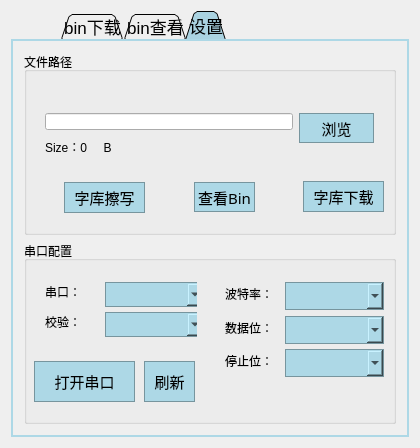
<?xml version="1.0" encoding="UTF-8"?>
<ui version="4.0">
 <class>Widget</class>
 <widget class="QWidget" name="Widget">
  <property name="geometry">
   <rect>
    <x>0</x>
    <y>0</y>
    <width>420</width>
    <height>448</height>
   </rect>
  </property>
  <property name="minimumSize">
   <size>
    <width>420</width>
    <height>448</height>
   </size>
  </property>
  <property name="maximumSize">
   <size>
    <width>420</width>
    <height>448</height>
   </size>
  </property>
  <property name="font">
   <font>
    <pointsize>12</pointsize>
   </font>
  </property>
  <property name="contextMenuPolicy">
   <enum>Qt::DefaultContextMenu</enum>
  </property>
  <property name="windowTitle">
   <string>江苏晶浩——字库烧写</string>
  </property>
  <property name="autoFillBackground">
   <bool>false</bool>
  </property>
  <property name="styleSheet">
   <string notr="true">QTextEdit{		
	
	background-color: rgb(130, 162, 172);
	border:1px solid rgb(173, 216, 230);
	color: back;
}
/****************************************************************/
QScrollBar:vertical{
	border:2px solid rgb(173, 216, 230);
	background:lightblue;
	width: 20px;
	padding-top:20px;
	padding-bottom:20px;
}
QScrollBar::handle:vertical{
	width:8px;
	background:rgb(170, 211, 225);
	min-height:30px;
	margin: 1px 0px 1px 1px;
}
QScrollBar::add-line:vertical   
{
    height:20px;width:18px;
    subcontrol-position:bottom;
	background:rgb(173, 216, 230);
	border: 1px solid rgb(155, 155, 155);
	
	image: url(:/image/arrow_down.png);
}
QScrollBar::sub-line:vertical   
{
    height:20px;width:18px;
    subcontrol-position:top;
	background:rgb(173, 216, 230);
	border: 1px solid rgb(155, 155, 155);
	
	image: url(:/image/arrow_up.png);
}
/**************************QPushButton*************************/
QPushButton{
	background-color:lightblue;
	border:1px solid rgb(119, 149, 158);
	border-radius:0px;
	font:15px bold Khmer UI
}
QPushButton:hover{
	/*border:1px solid blue;*/
	background:rgb(170, 211, 225);
}
QPushButton:pressed{
	background: rgb(125, 155, 165);
}
/**************************组合框***********************/
QComboBox{
	background-color: lightblue;
	border: 1px solid rgb(119, 149, 158);
	border-radius: 0px;
	padding:1px 2px 1px 2px;
	font:15px bold Khmer UI
}
QComboBox:hover {
	background:rgb(170, 211, 225);
}
QComboBox::dowm-arrow{
	
}
QComboBox::drop-down{
	subcontrol-origin:padding;
	subcontrol-position: top right;
	width:13px;
	
	border-left-width:2px;
	border-left-color:rgb(119, 149, 158);
	border-left-style:solid;

	image: url(:/image/arrow_down.png);
}
/******************************QTabWidget************************/
QTabWidget::pane{
	border: 2px solid lightblue;
}
QTabWidget::tab-bar{
	left: 50px;
}
QTabBar::tab{
    background:lightblue;
    border: 1px solid rgb(119, 149, 158);
    border-top-left-radius: 0px;
    border-top-right-radius: 0px;
    min-width: 30ex;
    padding: 2px;	
}
QTabBar::tab:selected, QTabBar::tab:hover {
	background:rgb(170, 211, 225);
}

QTabBar::tab:selected {
    border-color: #9B9B9B;
    border-bottom-color: lightblue; /* same as pane color */
}

QTabBar::tab:!selected {
    margin-top: 2px; /* make non-selected tabs look smaller */
}
QTabBar::tab:selected {
    /* expand/overlap to the left and right by 4px */
    margin-left: -1px;
    margin-right: -1px;
}
QTabBar::tab:first:selected {
    margin-left: 0; /* the first selected tab has nothing to overlap with on the left */
}

QTabBar::tab:last:selected {
    margin-right: 0; /* the last selected tab has nothing to overlap with on the right */
}

QTabBar::tab:only-one {
    margin: 0; /* if there is only one tab, we don't want overlapping margins */
}
/****************************Progress Bar***************************/
QProgressBar{
	border:2px solid rgb(119, 149, 158);
	text-align:center;
}
QProgressBar::chunk{
	background-color:rgb(173, 216, 230);
	width:20px;
	margin:0.5px;
}</string>
  </property>
  <layout class="QGridLayout" name="gridLayout">
   <item row="0" column="0">
    <widget class="QTabWidget" name="tabWidget">
     <property name="font">
      <font>
       <family>Khmer UI</family>
       <pointsize>13</pointsize>
      </font>
     </property>
     <property name="tabShape">
      <enum>QTabWidget::Triangular</enum>
     </property>
     <property name="currentIndex">
      <number>2</number>
     </property>
     <property name="movable">
      <bool>false</bool>
     </property>
     <widget class="QWidget" name="Load">
      <attribute name="title">
       <string>bin下载</string>
      </attribute>
      <layout class="QGridLayout" name="gridLayout_6">
       <item row="2" column="0">
        <spacer name="verticalSpacer">
         <property name="orientation">
          <enum>Qt::Vertical</enum>
         </property>
         <property name="sizeType">
          <enum>QSizePolicy::Fixed</enum>
         </property>
         <property name="sizeHint" stdset="0">
          <size>
           <width>20</width>
           <height>40</height>
          </size>
         </property>
        </spacer>
       </item>
       <item row="0" column="0">
        <widget class="QTextEdit" name="loadTextEdit">
         <property name="maximumSize">
          <size>
           <width>16777215</width>
           <height>311</height>
          </size>
         </property>
         <property name="font">
          <font>
           <family>Khmer UI</family>
           <pointsize>12</pointsize>
          </font>
         </property>
         <property name="styleSheet">
          <string notr="true"/>
         </property>
         <property name="frameShape">
          <enum>QFrame::Box</enum>
         </property>
         <property name="frameShadow">
          <enum>QFrame::Sunken</enum>
         </property>
        </widget>
       </item>
       <item row="1" column="0">
        <widget class="QProgressBar" name="loadProgressBar">
         <property name="maximumSize">
          <size>
           <width>16777215</width>
           <height>15</height>
          </size>
         </property>
         <property name="value">
          <number>0</number>
         </property>
         <property name="textVisible">
          <bool>true</bool>
         </property>
         <property name="orientation">
          <enum>Qt::Horizontal</enum>
         </property>
         <property name="textDirection">
          <enum>QProgressBar::TopToBottom</enum>
         </property>
        </widget>
       </item>
      </layout>
     </widget>
     <widget class="QWidget" name="binView">
      <attribute name="title">
       <string>bin查看</string>
      </attribute>
      <layout class="QGridLayout" name="gridLayout_2">
       <item row="1" column="0">
        <spacer name="verticalSpacer_2">
         <property name="orientation">
          <enum>Qt::Vertical</enum>
         </property>
         <property name="sizeType">
          <enum>QSizePolicy::Fixed</enum>
         </property>
         <property name="sizeHint" stdset="0">
          <size>
           <width>20</width>
           <height>40</height>
          </size>
         </property>
        </spacer>
       </item>
       <item row="0" column="0">
        <widget class="QTextEdit" name="binTextEdit">
         <property name="font">
          <font>
           <family>Times New Roman</family>
           <pointsize>11</pointsize>
           <weight>50</weight>
           <bold>false</bold>
           <kerning>true</kerning>
          </font>
         </property>
        </widget>
       </item>
      </layout>
     </widget>
     <widget class="QWidget" name="Set">
      <attribute name="title">
       <string>设置</string>
      </attribute>
      <layout class="QGridLayout" name="gridLayout_5">
       <item row="0" column="0">
        <layout class="QVBoxLayout" name="verticalLayout">
         <item>
          <layout class="QGridLayout" name="gridLayout_3">
           <item row="0" column="0">
            <widget class="QGroupBox" name="binBox">
             <property name="title">
              <string>文件路径</string>
             </property>
             <widget class="QWidget" name="verticalLayoutWidget_5">
              <property name="geometry">
               <rect>
                <x>10</x>
                <y>50</y>
                <width>351</width>
                <height>61</height>
               </rect>
              </property>
              <layout class="QVBoxLayout" name="verticalLayout_7">
               <item>
                <layout class="QHBoxLayout" name="horizontalLayout_9">
                 <item>
                  <widget class="QLineEdit" name="fileEdit">
                   <property name="font">
                    <font>
                     <pointsize>12</pointsize>
                    </font>
                   </property>
                   <property name="alignment">
                    <set>Qt::AlignRight|Qt::AlignTrailing|Qt::AlignVCenter</set>
                   </property>
                   <property name="readOnly">
                    <bool>false</bool>
                   </property>
                  </widget>
                 </item>
                 <item>
                  <widget class="QPushButton" name="fileButton">
                   <property name="minimumSize">
                    <size>
                     <width>75</width>
                     <height>30</height>
                    </size>
                   </property>
                   <property name="maximumSize">
                    <size>
                     <width>75</width>
                     <height>30</height>
                    </size>
                   </property>
                   <property name="text">
                    <string>浏览</string>
                   </property>
                  </widget>
                 </item>
                </layout>
               </item>
               <item>
                <widget class="QLabel" name="sizeLabel">
                 <property name="minimumSize">
                  <size>
                   <width>121</width>
                   <height>21</height>
                  </size>
                 </property>
                 <property name="maximumSize">
                  <size>
                   <width>121</width>
                   <height>21</height>
                  </size>
                 </property>
                 <property name="text">
                  <string>Size：0     B</string>
                 </property>
                </widget>
               </item>
              </layout>
             </widget>
             <widget class="QPushButton" name="loadButton">
              <property name="geometry">
               <rect>
                <x>279</x>
                <y>129</y>
                <width>81</width>
                <height>31</height>
               </rect>
              </property>
              <property name="font">
               <font>
                <family>12 Khmer UI</family>
                <pointsize>-1</pointsize>
                <weight>50</weight>
                <italic>false</italic>
                <bold>false</bold>
               </font>
              </property>
              <property name="text">
               <string>字库下载</string>
              </property>
             </widget>
             <widget class="QPushButton" name="viewButton">
              <property name="geometry">
               <rect>
                <x>170</x>
                <y>130</y>
                <width>61</width>
                <height>30</height>
               </rect>
              </property>
              <property name="font">
               <font>
                <family>12 Khmer UI</family>
                <pointsize>-1</pointsize>
                <weight>50</weight>
                <italic>false</italic>
                <bold>false</bold>
               </font>
              </property>
              <property name="text">
               <string>查看Bin</string>
              </property>
             </widget>
             <widget class="QPushButton" name="eraseButton">
              <property name="geometry">
               <rect>
                <x>40</x>
                <y>130</y>
                <width>81</width>
                <height>31</height>
               </rect>
              </property>
              <property name="text">
               <string>字库擦写</string>
              </property>
             </widget>
            </widget>
           </item>
          </layout>
         </item>
         <item>
          <layout class="QGridLayout" name="gridLayout_4">
           <item row="0" column="0">
            <widget class="QGroupBox" name="usartBox">
             <property name="title">
              <string>串口配置</string>
             </property>
             <widget class="QWidget" name="verticalLayoutWidget_2">
              <property name="geometry">
               <rect>
                <x>10</x>
                <y>30</y>
                <width>163</width>
                <height>72</height>
               </rect>
              </property>
              <layout class="QVBoxLayout" name="verticalLayout_3">
               <property name="spacing">
                <number>10</number>
               </property>
               <item>
                <layout class="QHBoxLayout" name="horizontalLayout">
                 <property name="spacing">
                  <number>10</number>
                 </property>
                 <item>
                  <widget class="QLabel" name="uNameLabel">
                   <property name="minimumSize">
                    <size>
                     <width>50</width>
                     <height>0</height>
                    </size>
                   </property>
                   <property name="maximumSize">
                    <size>
                     <width>50</width>
                     <height>16777215</height>
                    </size>
                   </property>
                   <property name="text">
                    <string>串口：</string>
                   </property>
                  </widget>
                 </item>
                 <item>
                  <widget class="QComboBox" name="uNameBox">
                   <property name="minimumSize">
                    <size>
                     <width>99</width>
                     <height>25</height>
                    </size>
                   </property>
                   <property name="maximumSize">
                    <size>
                     <width>99</width>
                     <height>16777215</height>
                    </size>
                   </property>
                  </widget>
                 </item>
                </layout>
               </item>
               <item>
                <layout class="QHBoxLayout" name="horizontalLayout_2">
                 <property name="spacing">
                  <number>10</number>
                 </property>
                 <item>
                  <widget class="QLabel" name="parityLabel">
                   <property name="minimumSize">
                    <size>
                     <width>50</width>
                     <height>0</height>
                    </size>
                   </property>
                   <property name="maximumSize">
                    <size>
                     <width>50</width>
                     <height>16777215</height>
                    </size>
                   </property>
                   <property name="text">
                    <string>校验：</string>
                   </property>
                  </widget>
                 </item>
                 <item>
                  <widget class="QComboBox" name="parityBox">
                   <property name="minimumSize">
                    <size>
                     <width>99</width>
                     <height>25</height>
                    </size>
                   </property>
                   <property name="maximumSize">
                    <size>
                     <width>99</width>
                     <height>16777215</height>
                    </size>
                   </property>
                  </widget>
                 </item>
                </layout>
               </item>
              </layout>
             </widget>
             <widget class="QWidget" name="verticalLayoutWidget_4">
              <property name="geometry">
               <rect>
                <x>190</x>
                <y>30</y>
                <width>173</width>
                <height>112</height>
               </rect>
              </property>
              <layout class="QVBoxLayout" name="verticalLayout_6">
               <property name="spacing">
                <number>10</number>
               </property>
               <item>
                <layout class="QHBoxLayout" name="horizontalLayout_3">
                 <property name="spacing">
                  <number>10</number>
                 </property>
                 <item>
                  <widget class="QLabel" name="baundRateLabel">
                   <property name="minimumSize">
                    <size>
                     <width>50</width>
                     <height>0</height>
                    </size>
                   </property>
                   <property name="maximumSize">
                    <size>
                     <width>60</width>
                     <height>16777215</height>
                    </size>
                   </property>
                   <property name="text">
                    <string>波特率：</string>
                   </property>
                  </widget>
                 </item>
                 <item>
                  <widget class="QComboBox" name="baundRateBox">
                   <property name="minimumSize">
                    <size>
                     <width>99</width>
                     <height>28</height>
                    </size>
                   </property>
                   <property name="maximumSize">
                    <size>
                     <width>99</width>
                     <height>16777215</height>
                    </size>
                   </property>
                   <property name="font">
                    <font>
                     <family>12 Khmer UI</family>
                     <pointsize>-1</pointsize>
                     <weight>50</weight>
                     <italic>false</italic>
                     <bold>false</bold>
                    </font>
                   </property>
                  </widget>
                 </item>
                </layout>
               </item>
               <item>
                <layout class="QHBoxLayout" name="horizontalLayout_7">
                 <property name="spacing">
                  <number>10</number>
                 </property>
                 <item>
                  <widget class="QLabel" name="dataBitLabel">
                   <property name="minimumSize">
                    <size>
                     <width>50</width>
                     <height>0</height>
                    </size>
                   </property>
                   <property name="maximumSize">
                    <size>
                     <width>60</width>
                     <height>16777215</height>
                    </size>
                   </property>
                   <property name="text">
                    <string>数据位：</string>
                   </property>
                  </widget>
                 </item>
                 <item>
                  <widget class="QComboBox" name="dataBitBox">
                   <property name="minimumSize">
                    <size>
                     <width>99</width>
                     <height>28</height>
                    </size>
                   </property>
                   <property name="maximumSize">
                    <size>
                     <width>99</width>
                     <height>16777215</height>
                    </size>
                   </property>
                  </widget>
                 </item>
                </layout>
               </item>
               <item>
                <layout class="QHBoxLayout" name="horizontalLayout_8">
                 <property name="spacing">
                  <number>10</number>
                 </property>
                 <item>
                  <widget class="QLabel" name="stopBitLabel">
                   <property name="minimumSize">
                    <size>
                     <width>50</width>
                     <height>0</height>
                    </size>
                   </property>
                   <property name="maximumSize">
                    <size>
                     <width>60</width>
                     <height>16777215</height>
                    </size>
                   </property>
                   <property name="text">
                    <string>停止位：</string>
                   </property>
                  </widget>
                 </item>
                 <item>
                  <widget class="QComboBox" name="stopBitBox">
                   <property name="minimumSize">
                    <size>
                     <width>99</width>
                     <height>28</height>
                    </size>
                   </property>
                   <property name="maximumSize">
                    <size>
                     <width>99</width>
                     <height>16777215</height>
                    </size>
                   </property>
                   <property name="font">
                    <font>
                     <family>12 Khmer UI</family>
                     <pointsize>-1</pointsize>
                     <weight>50</weight>
                     <italic>false</italic>
                     <bold>false</bold>
                    </font>
                   </property>
                  </widget>
                 </item>
                </layout>
               </item>
              </layout>
             </widget>
             <widget class="QPushButton" name="openButton">
              <property name="enabled">
               <bool>true</bool>
              </property>
              <property name="geometry">
               <rect>
                <x>10</x>
                <y>120</y>
                <width>101</width>
                <height>41</height>
               </rect>
              </property>
              <property name="font">
               <font>
                <family>12 Khmer UI</family>
                <pointsize>-1</pointsize>
                <weight>50</weight>
                <italic>false</italic>
                <bold>false</bold>
               </font>
              </property>
              <property name="text">
               <string>打开串口</string>
              </property>
              <property name="checkable">
               <bool>false</bool>
              </property>
              <property name="autoDefault">
               <bool>false</bool>
              </property>
              <property name="default">
               <bool>false</bool>
              </property>
              <property name="flat">
               <bool>false</bool>
              </property>
             </widget>
             <widget class="QPushButton" name="refreshButton">
              <property name="geometry">
               <rect>
                <x>120</x>
                <y>120</y>
                <width>51</width>
                <height>41</height>
               </rect>
              </property>
              <property name="text">
               <string>刷新</string>
              </property>
             </widget>
            </widget>
           </item>
          </layout>
         </item>
        </layout>
       </item>
      </layout>
     </widget>
    </widget>
   </item>
  </layout>
 </widget>
 <layoutdefault spacing="6" margin="11"/>
 <resources/>
 <connections/>
</ui>
